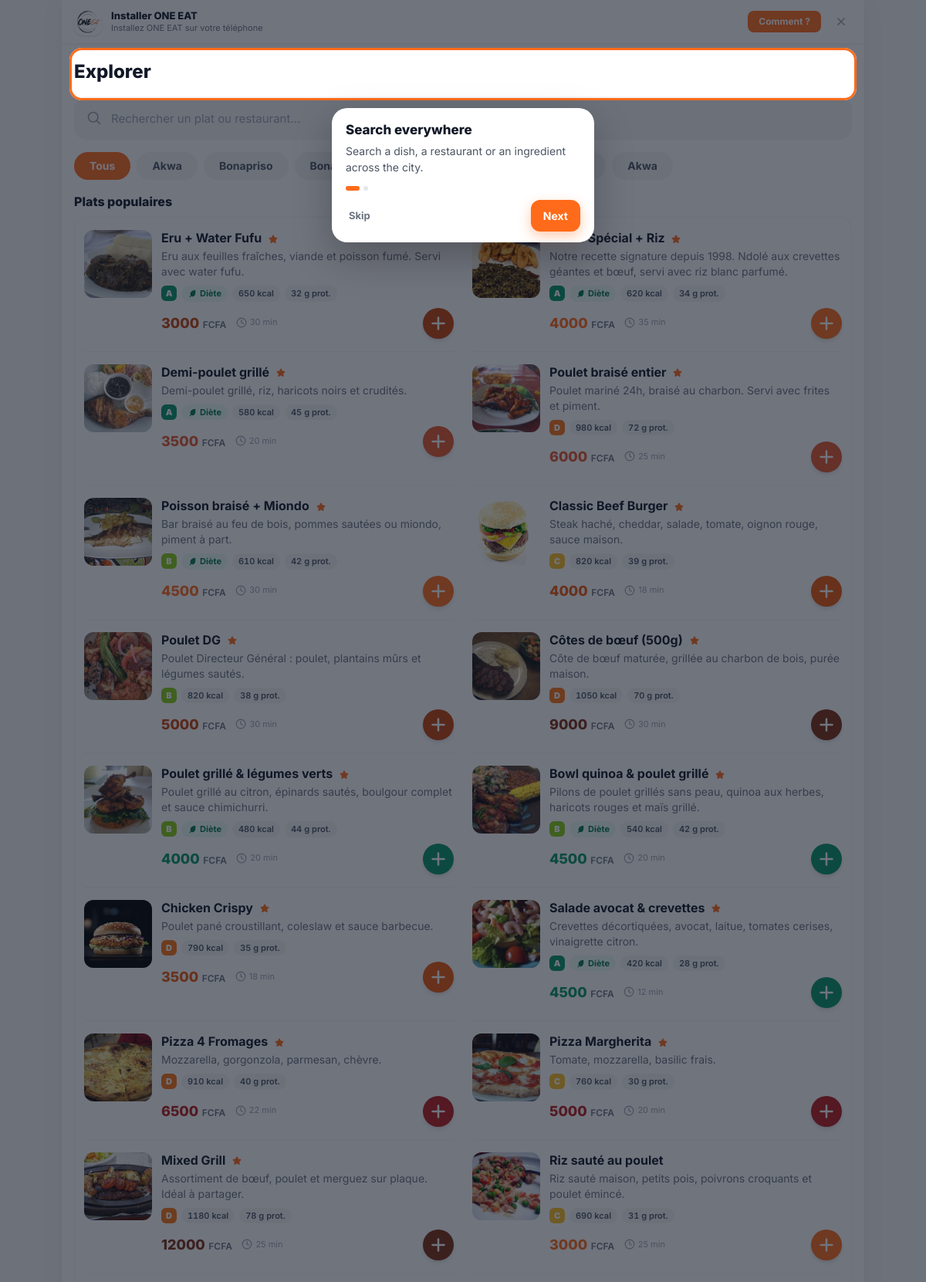
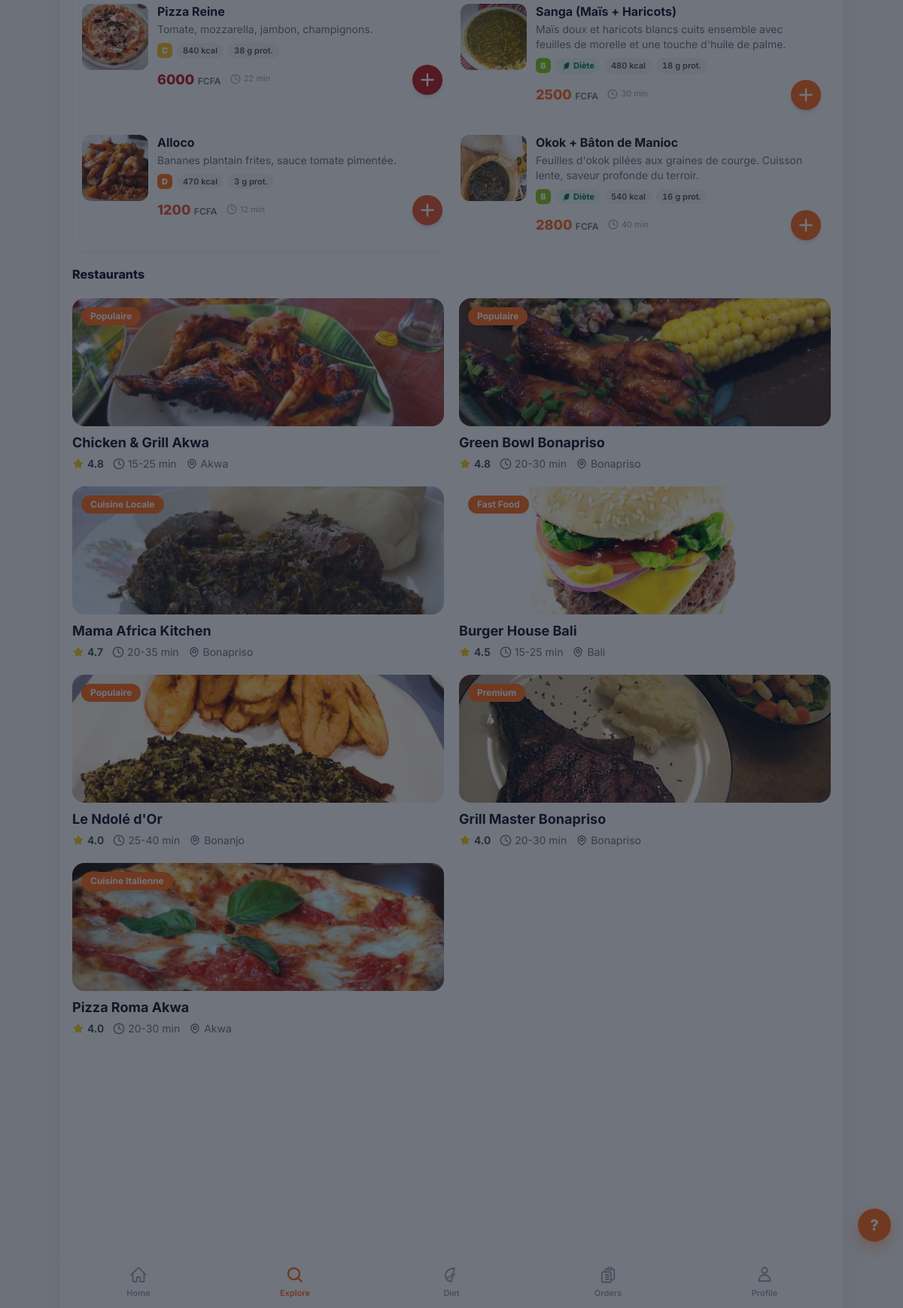
The page /explorer/ on the database its author committed (2 pictures, top to bottom).
### apps/restaurants/models.py (models this page shows, shortened)
class Dish(TimeStampedModel):
    restaurant = models.ForeignKey(Restaurant, on_delete=models.CASCADE, related_name="dishes")
    section = models.ForeignKey(MenuSection, on_delete=models.SET_NULL, null=True, blank=True,
                                related_name="dishes")
    category = models.ForeignKey(Category, on_delete=models.SET_NULL, null=True, blank=True,
                                 related_name="dishes")
    name = models.CharField(max_length=140)
    description = models.TextField(blank=True)
    price = models.PositiveIntegerField(help_text="Prix en FCFA")
    prep_time = models.PositiveSmallIntegerField(default=20, help_text="Temps de preparation (min)")
    image = models.ImageField(upload_to="dishes/", blank=True, null=True)
    video = models.FileField(upload_to="dishes/videos/", blank=True, null=True)
    is_diet = models.BooleanField(default=False, help_text="Plat recommande pour une alimentation equilibree")
    calories = models.PositiveSmallIntegerField(null=True, blank=True, help_text="Calories estimees par portion")
    protein_grams = models.PositiveSmallIntegerField(null=True, blank=True, help_text="Proteines estimees par portion")
    carbs_grams = models.PositiveSmallIntegerField(null=True, blank=True, help_text="Glucides estimes par portion")
    fat_grams = models.PositiveSmallIntegerField(null=True, blank=True, help_text="Lipides estimes par portion")
    fiber_grams = models.PositiveSmallIntegerField(null=True, blank=True, help_text="Fibres estimees par portion")
    dietary_tags = models.CharField(
        max_length=160, blank=True,
        help_text="Tags separes par des virgules, ex: leger, riche en proteines")
    dietary_note = models.CharField(
        max_length=220, blank=True,
        help_text="Conseil court pour aider le client a choisir")
    is_available = models.BooleanField(default=True)
    is_popular = models.BooleanField(default=False)
    orders_count = models.PositiveIntegerField(default=0)
    class Meta:
        ordering = ["section__order", "-is_popular", "name"]
        indexes = [models.Index(fields=["restaurant", "is_available"])]
    @property
    def active_promo(self):
        from apps.promotions.models import Promotion
        from django.utils import timezone
        now = timezone.now()
        return (self.promotions.filter(
            is_active=True, starts_at__lte=now, ends_at__gte=now).first())
    @property
    def has_promo(self):
        return self.active_promo is not None
    @property
    def available_options(self):
        return self.options.filter(is_available=True)
    @property
    def nutri_grade(self):
        if not self.calories:
            return None
        tags = self.dietary_tags.lower()
        pts = 2 if self.calories <= 450 else 1 if self.calories <= 650 else 0 if self.calories <= 850 else -1
        pts += 1 if (self.protein_grams or 0) >= 25 else 0
        pts += 1 if (self.fiber_grams or 0) >= 6 else 0
        pts -= 1 if ("frit" in tags or "sucré" in tags) else 0
        return "A" if pts >= 3 else "B" if pts == 2 else "C" if pts == 1 else "D"

class Restaurant(TimeStampedModel):
    owner = models.ForeignKey(
        settings.AUTH_USER_MODEL, on_delete=models.CASCADE, related_name="restaurants")
    name = models.CharField(max_length=140)
    slug = models.SlugField(max_length=160, unique=True, blank=True)
    share_token = models.CharField(max_length=22, unique=True, blank=True, db_index=True)
    tagline = models.CharField(max_length=60, blank=True,
                               help_text="Badge ex: Cuisine Locale / Premium")
    bio = models.TextField(blank=True, help_text="Description / bio du restaurant")
    logo = models.ImageField(upload_to="restaurants/logos/", blank=True, null=True)
    cover_image = models.ImageField(upload_to="restaurants/covers/", blank=True, null=True)
    sector = models.ForeignKey(Sector, on_delete=models.SET_NULL, null=True, blank=True,
                               related_name="restaurants", help_text="Secteur d'activite")
    neighborhood = models.CharField(max_length=80, blank=True,
                                    help_text="Quartier ex: Bonanjo, Akwa, Bonapriso, Bali")
    city = models.CharField(max_length=80, default="Douala")
    address = models.CharField(max_length=255, blank=True)
    lat = models.FloatField(null=True, blank=True)
    lng = models.FloatField(null=True, blank=True)
    delivery_fee = models.PositiveIntegerField(default=500, help_text="Frais livraison en FCFA")
    delivery_time_min = models.PositiveSmallIntegerField(default=20)
    delivery_time_max = models.PositiveSmallIntegerField(default=40)
    max_orders_per_day = models.PositiveIntegerField(
        default=0, help_text="Nombre maximum de commandes acceptees par jour (0 = illimite)")
    brand_color = models.CharField(max_length=9, default="#FF6B1A")
    accent_color = models.CharField(max_length=9, default="#FFF1E8")
    is_pro = models.BooleanField(default=False, help_text="Badge Pro")
    is_premium = models.BooleanField(default=False)
    is_featured = models.BooleanField(default=False, help_text="A la une")
    is_active = models.BooleanField(default=True)
    rating = models.DecimalField(max_digits=3, decimal_places=1, default=0)
    rating_count = models.PositiveIntegerField(default=0)
    orders_count = models.PositiveIntegerField(default=0)
    phone = models.CharField(max_length=20, blank=True)
    opening_hours = models.JSONField(default=default_opening_hours, blank=True)
    is_temporarily_closed = models.BooleanField(
        default=False, help_text="Fermeture exceptionnelle : plus aucune commande acceptee")
    closure_note = models.CharField(max_length=120, blank=True,
                                    help_text="Message affiche aux clients pendant la fermeture")
    class Meta:
        ordering = ["-is_featured", "-rating"]
        indexes = [models.Index(fields=["slug"]), models.Index(fields=["share_token"])]
    @property
    def delivery_time_label(self):
        return f"{self.delivery_time_min}-{self.delivery_time_max} min"
    @property
    def rating_label(self):
        return f"{self.rating:.1f}"

### apps/core/views.py (the view, shortened to what this page needs)
# urls.py: path("explorer/", views.explore, name="explore"),
def explore(request):
    q = request.GET.get("q", "").strip()
    hood = request.GET.get("hood", "")
    restaurants = Restaurant.objects.filter(is_active=True)
    dishes = Dish.objects.filter(is_available=True, restaurant__is_active=True).select_related("restaurant")
    if hood and hood != "Tous":
        restaurants = restaurants.filter(neighborhood=hood)
        dishes = dishes.filter(restaurant__neighborhood=hood)
    hoods = (Restaurant.objects.filter(is_active=True)
             .exclude(neighborhood="").values_list("neighborhood", flat=True).distinct())
    context = {
        "restaurants": restaurants.order_by("-rating"),
        "dishes": dishes.order_by("-is_popular", "-orders_count", "name")[:20],
        "q": q, "hood": hood or "Tous",
        "hoods": list(hoods),
        "cart_count": _cart_count(request),
    }
    return render(request, "client/explore.html", context)

### templates/client/explore.html (shortened to what this page needs)
{% extends "client/base.html" %}
{% block content %}
<div class="px-4 pt-5">
  <h1 class="text-2xl font-extrabold text-gray-900">Explorer</h1>
  <form method="get" class="mt-4 relative">
    <svg class="w-5 h-5 text-gray-400 absolute left-4 top-1/2 -translate-y-1/2" fill="none" stroke="currentColor" stroke-width="2" viewBox="0 0 24 24"><path stroke-linecap="round" stroke-linejoin="round" d="M21 21l-5.197-5.197m0 0A7.5 7.5 0 105.196 5.196a7.5 7.5 0 0010.607 10.607z"/></svg>
  </form>
  <div class="mt-4 flex gap-2 overflow-x-auto no-scrollbar">
    <a href="?q={{ q }}" class="flex-shrink-0 px-5 py-2 rounded-full text-sm font-bold {% if hood == 'Tous' %}bg-brand text-white{% else %}bg-gray-100 text-gray-600{% endif %}">Tous</a>
    {% for h in hoods %}
    <a href="?q={{ q }}&hood={{ h }}" class="flex-shrink-0 px-5 py-2 rounded-full text-sm font-bold {% if hood == h %}bg-brand text-white{% else %}bg-gray-100 text-gray-600{% endif %}">{{ h }}</a>
    {% endfor %}
  </div>
</div>
<div class="px-4 mt-4 space-y-4">
  {% if dishes %}
  <section>
    <h2 class="font-extrabold text-gray-900 mb-2">{% if q %}Plats trouvés{% else %}Plats populaires{% endif %}</h2>
    <div class="space-y-1 bg-white rounded-2xl px-3 border border-gray-100 md:grid md:grid-cols-2 md:gap-x-6 md:space-y-0">
      {% for dish in dishes %}
        {% include "client/_dish_row.html" with dish=dish %}
      {% endfor %}
    </div>
  </section>
  {% endif %}
  <section class="grid grid-cols-1 gap-4 md:grid-cols-2 md:gap-5 xl:grid-cols-3">
  <h2 class="font-extrabold text-gray-900 md:col-span-full">Restaurants</h2>
  {% for r in restaurants %}
  <a href="{% url 'restaurants:detail' r.slug %}" class="block">
    <div class="relative h-[200px] md:h-[170px] rounded-2xl overflow-hidden bg-gray-200">
      {% if r.cover_image %}<img src="{{ r.cover_image.url }}" class="w-full h-full object-cover">
      {% elif r.logo %}<img src="{{ r.logo.url }}" class="w-full h-full object-cover">
      {% else %}<div class="w-full h-full bg-gradient-to-br from-brand to-orange-300"></div>{% endif %}
      <span class="absolute top-3 left-3 px-3 py-1 rounded-full bg-brand text-white text-xs font-bold">{% if r.is_featured %}Populaire{% else %}{% if r.tagline %}{{ r.tagline }}{% else %}<span data-i18n="top_restaurants">Top Restaurants dans la ville</span>{% endif %}{% endif %}</span>
    </div>
    <div class="mt-2">
      <h3 class="font-bold text-gray-900 text-lg">{{ r.name }}</h3>
      <div class="flex items-center gap-3 mt-1 text-sm text-gray-500">
        <span class="flex items-center gap-1 font-semibold text-gray-700"><svg class="w-4 h-4 text-yellow-400" fill="currentColor" viewBox="0 0 20 20"><path d="M10 2a1 1 0 01.9.56l1.9 3.86 4.26.62a1 1 0 01.55 1.7l-3.08 3 .73 4.23a1 1 0 01-1.45 1.05L10 15.02l-3.81 2a1 1 0 01-1.45-1.05l.73-4.23-3.08-3a1 1 0 01.55-1.7l4.26-.62L9.1 2.56A1 1 0 0110 2z"/></svg> {{ r.rating_label }}</span>
        <span class="flex items-center gap-1"><svg class="w-4 h-4" fill="none" stroke="currentColor" stroke-width="2" viewBox="0 0 24 24"><path stroke-linecap="round" stroke-linejoin="round" d="M12 6v6l4 2m6-2a10 10 0 11-20 0 10 10 0 0120 0z"/></svg> {{ r.delivery_time_label }}</span>
        {% if r.neighborhood %}<span class="flex items-center gap-1"> {{ r.neighborhood }}</span>{% endif %}
      </div>
    </div>
  </a>
  {% empty %}
  <p class="text-center text-gray-400 py-12 md:col-span-full">Aucun restaurant pour « {{ q }} ».</p>
  {% endfor %}
  </section>
</div>
{% endblock %}

### templates/client/_dish_row.html (shortened to what this page needs)
{% load static %}
<div class="flex gap-3 py-4 border-b border-gray-100 last:border-0">
  <a href="{% url 'restaurants:dish_detail' dish.id %}" class="w-[88px] h-[88px] rounded-xl overflow-hidden bg-gray-100 flex-shrink-0 relative">
    {% if dish.image %}<img src="{{ dish.image.url }}" class="w-full h-full object-cover" alt="{{ dish.name }}" loading="lazy">
    {% endif %}
  </a>
  <div class="flex-1 min-w-0">
    <a href="{% url 'restaurants:dish_detail' dish.id %}" class="block">
      <h3 class="font-bold text-gray-900 leading-tight">{{ dish.name }}
        {% if dish.is_popular %}<span class="inline-flex align-middle ml-1 text-brand"><svg class="w-3.5 h-3.5" fill="currentColor" viewBox="0 0 20 20"><path d="M10 2a1 1 0 01.9.56l1.9 3.86 4.26.62a1 1 0 01.55 1.7l-3.08 3 .73 4.23a1 1 0 01-1.45 1.05L10 15.02l-3.81 2a1 1 0 01-1.45-1.05l.73-4.23-3.08-3a1 1 0 01.55-1.7l4.26-.62L9.1 2.56A1 1 0 0110 2z"/></svg></span>{% endif %}</h3>
    </a>
    <p class="text-sm text-gray-500 mt-1 line-clamp-2">{{ dish.description }}</p>
    {% if dish.calories %}
    <div class="mt-2 flex flex-wrap items-center gap-1.5">
      {% include "client/_nutri_grade.html" with grade=dish.nutri_grade %}
      {% if dish.is_diet %}<span class="inline-flex items-center gap-1 rounded-full bg-emerald-50 px-2 py-0.5 text-[11px] font-bold text-emerald-700"><svg class="w-3 h-3" fill="currentColor" viewBox="0 0 20 20"><path d="M17 3c-7 .5-11 4-11 9 0 1.2.3 2.3.8 3.2L4 18l1.4 1 2.5-2.6A6 6 0 0011 17c4.5 0 7-4.5 6-14z"/></svg>Diète</span>{% endif %}
      <span class="inline-flex items-center rounded-full bg-gray-100 px-2 py-0.5 text-[11px] font-semibold text-gray-600 tabular">{{ dish.calories }} kcal</span>
      {% if dish.protein_grams %}<span class="inline-flex items-center rounded-full bg-gray-100 px-2 py-0.5 text-[11px] font-semibold text-gray-600 tabular">{{ dish.protein_grams }} g prot.</span>{% endif %}
    </div>
    {% endif %}
    <div class="flex items-center justify-between mt-2">
      <div>
        {% if dish.has_promo %}
          <span class="text-lg font-extrabold" style="color:{{ dish.restaurant.brand_color }}">{{ dish.current_price }}</span>
          <span class="text-xs text-gray-400 line-through ml-1">{{ dish.price }}</span>
          <span class="text-xs font-semibold text-gray-500">{{ CURRENCY }}</span>
        {% else %}
          <span class="text-lg font-extrabold" style="color:{{ dish.restaurant.brand_color }}">{{ dish.price }}</span>
          <span class="text-xs font-semibold text-gray-500">{{ CURRENCY }}</span>
        {% endif %}
        <span class="inline-flex items-center gap-1 text-[11px] text-gray-400 ml-2">
          <svg class="w-3.5 h-3.5" fill="none" stroke="currentColor" stroke-width="2" viewBox="0 0 24 24"><path stroke-linecap="round" stroke-linejoin="round" d="M12 6v6l4 2m6-2a10 10 0 11-20 0 10 10 0 0120 0z"/></svg>
          {{ dish.prep_time }} min
        </span>
      </div>
      {% if dish.available_options %}
      <button type="button" data-options-sheet="{{ dish.id }}"
         class="w-10 h-10 rounded-full text-white flex items-center justify-center shadow-md active:scale-90 transition" aria-label="Personnaliser {{ dish.name }} : compléments et boissons"
         style="background:{{ dish.restaurant.brand_color }}">
        <svg class="w-6 h-6" fill="none" stroke="currentColor" stroke-width="2.5" viewBox="0 0 24 24"><path stroke-linecap="round" stroke-linejoin="round" d="M12 4.5v15m7.5-7.5h-15"/></svg>
      </button>
      {% else %}
      <button data-add-cart="{{ dish.id }}"
              class="w-10 h-10 rounded-full text-white flex items-center justify-center shadow-md active:scale-90 transition" aria-label="Ajouter {{ dish.name }} au panier"
              style="background:{{ dish.restaurant.brand_color }}">
        <svg class="w-6 h-6" fill="none" stroke="currentColor" stroke-width="2.5" viewBox="0 0 24 24"><path stroke-linecap="round" stroke-linejoin="round" d="M12 4.5v15m7.5-7.5h-15"/></svg>
      </button>
      {% endif %}
    </div>
  </div>
</div>

### templates/client/_nutri_grade.html
{% if grade %}<span title="Indice nutritionnel ONE EAT {{ grade }}" class="inline-flex items-center justify-center {% if big %}w-10 h-10 text-lg rounded-xl{% else %}w-5 h-5 text-[11px] rounded-md{% endif %} font-black text-white
  {% if grade == 'A' %}bg-emerald-600{% elif grade == 'B' %}bg-lime-500{% elif grade == 'C' %}bg-amber-400{% else %}bg-orange-500{% endif %}">{{ grade }}</span>{% endif %}

### rows shown on the page
Dish: image (picture), name "Eru + Water Fufu", is_popular True (drawn), description "Eru aux feuilles fraîches, viande et poisson fumé. Servi avec water fufu.", grade "A", is_diet True (drawn), calories "650", protein_grams "32", price "3000", CURRENCY "FCFA", prep_time "30"
Dish: image (picture), name "Ndolé Spécial + Riz", is_popular True (drawn), description "Notre recette signature depuis 1998. Ndolé aux crevettes géantes et bœuf, servi avec riz blanc parfumé.", grade "A", is_diet True (drawn), calories "620", protein_grams "34", price "4000", CURRENCY "FCFA", prep_time "35"
Dish: image (picture), name "Demi-poulet grillé", is_popular True (drawn), description "Demi-poulet grillé, riz, haricots noirs et crudités.", grade "A", is_diet True (drawn), calories "580", protein_grams "45", price "3500", CURRENCY "FCFA", prep_time "20"
Dish: image (picture), name "Poulet braisé entier", is_popular True (drawn), description "Poulet mariné 24h, braisé au charbon. Servi avec frites et piment.", grade "D", calories "980", protein_grams "72", price "6000", CURRENCY "FCFA", prep_time "25"
Dish: image (picture), name "Poisson braisé + Miondo", is_popular True (drawn), description "Bar braisé au feu de bois, pommes sautées ou miondo, piment à part.", grade "B", is_diet True (drawn), calories "610", protein_grams "42", price "4500", CURRENCY "FCFA", prep_time "30"
Dish: image (picture), name "Classic Beef Burger", is_popular True (drawn), description "Steak haché, cheddar, salade, tomate, oignon rouge, sauce maison.", grade "C", calories "820", protein_grams "39", price "4000", CURRENCY "FCFA", prep_time "18"
Dish: image (picture), name "Poulet DG", is_popular True (drawn), description "Poulet Directeur Général : poulet, plantains mûrs et légumes sautés.", grade "B", calories "820", protein_grams "38", price "5000", CURRENCY "FCFA", prep_time "30"
Dish: image (picture), name "Côtes de bœuf (500g)", is_popular True (drawn), description "Côte de bœuf maturée, grillée au charbon de bois, purée maison.", grade "D", calories "1050", protein_grams "70", price "9000", CURRENCY "FCFA", prep_time "30"
Dish: image (picture), name "Poulet grillé & légumes verts", is_popular True (drawn), description "Poulet grillé au citron, épinards sautés, boulgour complet et sauce chimichurri.", grade "B", is_diet True (drawn), calories "480", protein_grams "44", price "4000", CURRENCY "FCFA", prep_time "20"
Dish: image (picture), name "Bowl quinoa & poulet grillé", is_popular True (drawn), description "Pilons de poulet grillés sans peau, quinoa aux herbes, haricots rouges et maïs grillé.", grade "B", is_diet True (drawn), calories "540", protein_grams "42", price "4500", CURRENCY "FCFA", prep_time "20"
Dish: image (picture), name "Chicken Crispy", is_popular True (drawn), description "Poulet pané croustillant, coleslaw et sauce barbecue.", grade "D", calories "790", protein_grams "35", price "3500", CURRENCY "FCFA", prep_time "18"
Dish: image (picture), name "Salade avocat & crevettes", is_popular True (drawn), description "Crevettes décortiquées, avocat, laitue, tomates cerises, vinaigrette citron.", grade "A", is_diet True (drawn), calories "420", protein_grams "28", price "4500", CURRENCY "FCFA", prep_time "12"
Dish: image (picture), name "Pizza 4 Fromages", is_popular True (drawn), description "Mozzarella, gorgonzola, parmesan, chèvre.", grade "D", calories "910", protein_grams "40", price "6500", CURRENCY "FCFA", prep_time "22"
Dish: image (picture), name "Pizza Margherita", is_popular True (drawn), description "Tomate, mozzarella, basilic frais.", grade "C", calories "760", protein_grams "30", price "5000", CURRENCY "FCFA", prep_time "20"
Dish: image (picture), name "Mixed Grill", is_popular True (drawn), description "Assortiment de bœuf, poulet et merguez sur plaque. Idéal à partager.", grade "D", calories "1180", protein_grams "78", price "12000", CURRENCY "FCFA", prep_time "25"
Dish: image (picture), name "Riz sauté au poulet", description "Riz sauté maison, petits pois, poivrons croquants et poulet émincé.", grade "C", calories "690", protein_grams "31", price "3000", CURRENCY "FCFA", prep_time "25"
Dish: image (picture), name "Pizza Reine", description "Tomate, mozzarella, jambon, champignons.", grade "C", calories "840", protein_grams "38", price "6000", CURRENCY "FCFA", prep_time "22"
Dish: image (picture), name "Sanga (Maïs + Haricots)", description "Maïs doux et haricots blancs cuits ensemble avec feuilles de morelle et une touche d'huile de palme.", grade "B", is_diet True (drawn), calories "480", protein_grams "18", price "2500", CURRENCY "FCFA", prep_time "30"
Dish: image (picture), name "Alloco", description "Bananes plantain frites, sauce tomate pimentée.", grade "D", calories "470", protein_grams "3", price "1200", CURRENCY "FCFA", prep_time "12"
Dish: image (picture), name "Okok + Bâton de Manioc", description "Feuilles d'okok pilées aux graines de courge. Cuisson lente, saveur profonde du terroir.", grade "B", is_diet True (drawn), calories "540", protein_grams "16", price "2800", CURRENCY "FCFA", prep_time "40"
Restaurant: cover_image (picture), is_featured "Populaire", name "Chicken & Grill Akwa", rating_label "4.8", delivery_time_label "15-25 min", neighborhood "Akwa"
Restaurant: cover_image (picture), is_featured "Populaire", name "Green Bowl Bonapriso", rating_label "4.8", delivery_time_label "20-30 min", neighborhood "Bonapriso"
Restaurant: cover_image (picture), tagline "Cuisine Locale", name "Mama Africa Kitchen", rating_label "4.7", delivery_time_label "20-35 min", neighborhood "Bonapriso"
Restaurant: cover_image (picture), tagline "Fast Food", name "Burger House Bali", rating_label "4.5", delivery_time_label "15-25 min", neighborhood "Bali"
Restaurant: cover_image (picture), is_featured "Populaire", name "Le Ndolé d'Or", rating_label "4.0", delivery_time_label "25-40 min", neighborhood "Bonanjo"
Restaurant: cover_image (picture), tagline "Premium", name "Grill Master Bonapriso", rating_label "4.0", delivery_time_label "20-30 min", neighborhood "Bonapriso"
Restaurant: cover_image (picture), tagline "Cuisine Italienne", name "Pizza Roma Akwa", rating_label "4.0", delivery_time_label "20-30 min", neighborhood "Akwa"

### other values the page prints
{{ h }} "Akwa" "Bonapriso" "Akwa"
